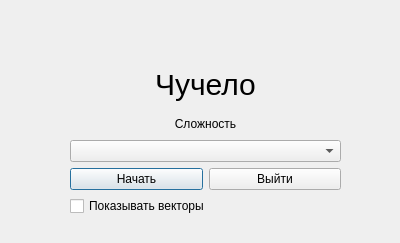
<?xml version="1.0" encoding="UTF-8"?>
<ui version="4.0">
 <class>MenuDialog</class>
 <widget class="QDialog" name="MenuDialog">
  <property name="geometry">
   <rect>
    <x>0</x>
    <y>0</y>
    <width>400</width>
    <height>243</height>
   </rect>
  </property>
  <property name="windowTitle">
   <string>Чучело</string>
  </property>
  <widget class="QWidget" name="verticalLayoutWidget">
   <property name="geometry">
    <rect>
     <x>70</x>
     <y>60</y>
     <width>271</width>
     <height>156</height>
    </rect>
   </property>
   <layout class="QVBoxLayout" name="verticalLayout">
    <item>
     <widget class="QLabel" name="label">
      <property name="sizePolicy">
       <sizepolicy hsizetype="Preferred" vsizetype="Preferred">
        <horstretch>0</horstretch>
        <verstretch>0</verstretch>
       </sizepolicy>
      </property>
      <property name="styleSheet">
       <string notr="true">font-size: 30px</string>
      </property>
      <property name="text">
       <string>Чучело</string>
      </property>
      <property name="alignment">
       <set>Qt::AlignCenter</set>
      </property>
     </widget>
    </item>
    <item>
     <layout class="QVBoxLayout" name="verticalLayout_2">
      <item>
       <widget class="QLabel" name="label_2">
        <property name="text">
         <string>Сложность</string>
        </property>
        <property name="alignment">
         <set>Qt::AlignCenter</set>
        </property>
       </widget>
      </item>
      <item>
       <widget class="QComboBox" name="difficultyBox"/>
      </item>
     </layout>
    </item>
    <item>
     <layout class="QHBoxLayout" name="horizontalLayout">
      <item>
       <widget class="QPushButton" name="startButton">
        <property name="text">
         <string>Начать</string>
        </property>
       </widget>
      </item>
      <item>
       <widget class="QPushButton" name="exitButton">
        <property name="text">
         <string>Выйти</string>
        </property>
       </widget>
      </item>
     </layout>
    </item>
    <item>
     <widget class="QCheckBox" name="showVector">
      <property name="text">
       <string>Показывать векторы</string>
      </property>
     </widget>
    </item>
   </layout>
  </widget>
 </widget>
 <resources/>
 <connections/>
</ui>
